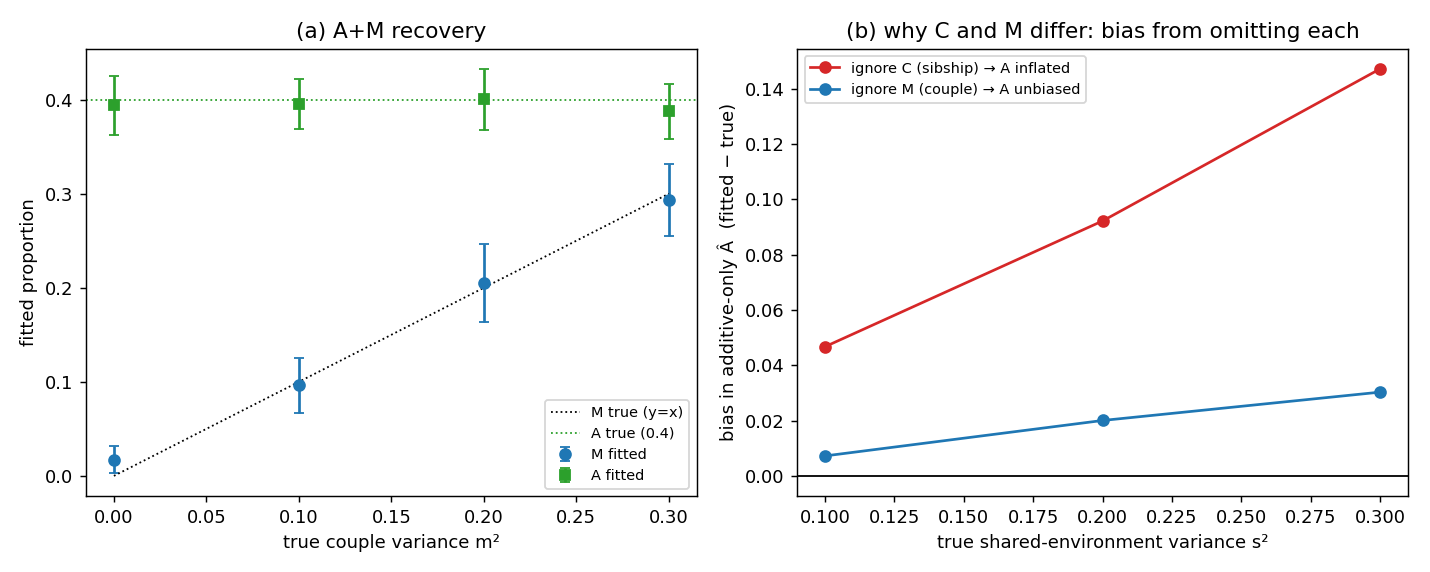

Write the Python code that produced this figure.
"""The couple / spousal environment component `M`: recovery, and why it behaves
differently from the sibship component `C`.

`fit_variance_components` fits a **bank** of relationship-specific shared-environment
components. Besides the sibship component `C` (full-sib rearing environment), it
ships `M`, a **couple / spousal** environment that loads on the genetically-unrelated
mate pairs — the proband's parents `(m, f)` and the grandparent couples. `M` captures
spousal resemblance from shared adult environment *or* assortative mating (parent
data alone cannot separate the two).

The two shared-environment components differ in a way that matters. Sibs share both
genes and `C` (`A = 0.5`), so **ignoring a real `C` inflates the additive estimate**
— sib resemblance is over-credited to genetics. Mates share `M` but no genes
(`A = 0`), so they carry ~zero weight in the additive regression: **ignoring a real
`M` leaves the additive estimate essentially unbiased** (a small residual can remain
from imputing under the misspecified model). `M` is worth fitting for its own sake
(quantifying / testing spousal resemblance), not to de-bias `h²`.

This benchmark makes both points empirically on simulated data (liabilities drawn
from `a2 A + s2 K + e2 I`, thresholded, so ground truth is known):

  (a) **A+M recovery** — sweep the true couple variance `m2`; fit `("A", "M")` over
      many independent cohorts and read mean(fitted) - true and the across-replicate
      SD. Both should be unbiased, with no spurious `M` at `m2 = 0`.
  (b) **bias from ignoring shared environment** — put the *same* shared-environment
      variance `s2` in once as `C` (sibship) and once as `M` (couple), then fit the
      **additive-only** model `("A",)`. The `C` version inflates `A`; the `M`
      version leaves `A` essentially unbiased. This is the identifiability contrast the theory
      predicts (algorithm.md, *Relationship-specific environments and identifiability*).

    python benchmarks/bench_couple_env.py
    python benchmarks/bench_couple_env.py --reps 40 --n-fam 4000
Writes bench_couple_env.csv (+ .png if matplotlib is present).
"""

import os
import csv
import time
import argparse

import numpy as np

from _common import get_plt
from ltpred.covariance import correct_positive_definite
from ltpred.thresholds import liability_threshold
from ltpred.family import Family, Member
from ltpred.fit import _component_matrix, fit_variance_components

HERE = os.path.dirname(os.path.abspath(__file__))

# grandparents give 3 mate pairs per family (m/f, mgm/mgf, pgm/pgf) so M is powered;
# the full sibs (o, s1, s2) power C for the (b) contrast.
STRUCT = ["o", "s1", "s2", "m", "f", "mgm", "mgf", "pgm", "pgf"]


def simulate_vc(roles, props, n_fam, prev, seed):
    """Families with liabilities ~ N(0, sum_c props[c] K_c + e2 I), thresholded.

    ``props`` maps a component ('A', 'C', 'M') to its variance proportion."""
    roles = list(roles)
    tot = sum(props.values())
    Sig = (1.0 - tot) * np.eye(len(roles))
    for c, v in props.items():
        if v > 0:
            Sig = Sig + v * _component_matrix(roles, c)
    Sig, _ = correct_positive_definite(Sig)
    rng = np.random.default_rng(seed)
    liab = rng.multivariate_normal(np.zeros(len(roles)), Sig, size=n_fam)
    t = float(liability_threshold(prev))
    fams = []
    for i in range(n_fam):
        members = [Member(role=r, lower=(t if liab[i, c] > t else -np.inf),
                          upper=(np.inf if liab[i, c] > t else t))
                   for c, r in enumerate(roles)]
        fams.append(Family(fam_id=i, members=members))
    return fams


def fit_replicates(roles, props, comps, n_fam, prev, reps, seed0, n_iter, burn_in):
    """Fit `reps` independent cohorts under `props`; return the fitted-component dict
    of arrays keyed by the components in `comps`."""
    out = {c: np.empty(reps) for c in comps}
    for r in range(reps):
        fams = simulate_vc(roles, props, n_fam, prev, seed0 + r)
        res = fit_variance_components(fams, comps, n_iter=n_iter, burn_in=burn_in, seed=1)
        for c in comps:
            out[c][r] = res.components[c]
    return out


def main():
    ap = argparse.ArgumentParser()
    ap.add_argument("--n-fam", type=int, default=3000)
    ap.add_argument("--m2", type=float, nargs="+", default=[0.0, 0.1, 0.2, 0.3])
    ap.add_argument("--s2", type=float, nargs="+", default=[0.1, 0.2, 0.3])
    ap.add_argument("--a2", type=float, default=0.4)
    ap.add_argument("--prev", type=float, default=0.1)
    ap.add_argument("--reps", type=int, default=25)
    ap.add_argument("--n-iter", type=int, default=800)
    ap.add_argument("--burn-in", type=int, default=250)
    ap.add_argument("--seed", type=int, default=100)
    args = ap.parse_args()
    a2 = args.a2
    kw = dict(n_fam=args.n_fam, prev=args.prev, reps=args.reps,
              n_iter=args.n_iter, burn_in=args.burn_in)

    # warm the JIT
    fit_variance_components(simulate_vc(STRUCT, {"A": 0.4, "M": 0.2}, 60, args.prev, 0),
                            ("A", "M"), n_iter=20, burn_in=5)

    rows = []

    # (a) A+M recovery ----------------------------------------------------------
    print("== (a) A+M recovery (a2=%.1f, n_fam=%d, %s) ==" % (a2, args.n_fam, "+".join(STRUCT)))
    panel_a = []
    for m2 in args.m2:
        t0 = time.time()
        f = fit_replicates(STRUCT, {"A": a2, "M": m2}, ("A", "M"), seed0=args.seed, **kw)
        fa, fm = f["A"], f["M"]
        rec = dict(m2=m2, A_mean=float(fa.mean()), A_bias=float(fa.mean() - a2),
                   A_sd=float(fa.std(ddof=1)), M_mean=float(fm.mean()),
                   M_bias=float(fm.mean() - m2), M_sd=float(fm.std(ddof=1)))
        panel_a.append(rec)
        rows.append(dict(panel="recovery", a2=a2, **rec, n_fam=args.n_fam, reps=args.reps))
        print(f"  m2={m2:.1f} | A={fa.mean():.3f}({rec['A_bias']:+.3f}) SD={rec['A_sd']:.3f}"
              f" | M={fm.mean():.3f}({rec['M_bias']:+.3f}) SD={rec['M_sd']:.3f}  [{time.time()-t0:.0f}s]")

    # (b) bias in additive-only fit from ignoring C vs M ------------------------
    print("== (b) additive-only A bias from ignoring shared environment ==")
    print("   (same s2 variance placed as C (sibship) vs M (couple); fit ('A',) only)")
    panel_b = []
    for s2 in args.s2:
        fc = fit_replicates(STRUCT, {"A": a2, "C": s2}, ("A",), seed0=args.seed + 300, **kw)["A"]
        fm = fit_replicates(STRUCT, {"A": a2, "M": s2}, ("A",), seed0=args.seed + 600, **kw)["A"]
        rec = dict(s2=s2, A_ignoreC=float(fc.mean()), A_ignoreC_bias=float(fc.mean() - a2),
                   A_ignoreM=float(fm.mean()), A_ignoreM_bias=float(fm.mean() - a2))
        panel_b.append(rec)
        rows.append(dict(panel="ignore_bias", a2=a2, **rec, n_fam=args.n_fam, reps=args.reps))
        print(f"  s2={s2:.1f} | ignore C: A={fc.mean():.3f} ({rec['A_ignoreC_bias']:+.3f}, inflated)"
              f" | ignore M: A={fm.mean():.3f} ({rec['A_ignoreM_bias']:+.3f}, ~unbiased)")

    write_csv(rows)
    plot(panel_a, panel_b, a2)
    print("\nwrote bench_couple_env.csv and bench_couple_env.png")


def write_csv(rows):
    fields = ["panel", "a2", "m2", "s2", "A_mean", "A_bias", "A_sd", "M_mean",
              "M_bias", "M_sd", "A_ignoreC", "A_ignoreC_bias", "A_ignoreM",
              "A_ignoreM_bias", "n_fam", "reps"]
    path = os.path.join(HERE, "bench_couple_env.csv")
    with open(path, "w", newline="") as fh:
        w = csv.DictWriter(fh, fieldnames=fields)
        w.writeheader()
        w.writerows([{k: r.get(k, "") for k in fields} for r in rows])


def plot(panel_a, panel_b, a2):
    plt = get_plt()
    if plt is None:
        return
    fig, ax = plt.subplots(1, 2, figsize=(11, 4.4))
    # (a) M recovery vs true m2
    m2 = [r["m2"] for r in panel_a]
    ax[0].errorbar(m2, [r["M_mean"] for r in panel_a], yerr=[r["M_sd"] for r in panel_a],
                   fmt="o", capsize=3, label="M fitted")
    ax[0].plot([min(m2), max(m2)], [min(m2), max(m2)], "k:", lw=1, label="M true (y=x)")
    ax[0].errorbar(m2, [r["A_mean"] for r in panel_a], yerr=[r["A_sd"] for r in panel_a],
                   fmt="s", capsize=3, color="tab:green", label="A fitted")
    ax[0].axhline(a2, color="tab:green", ls=":", lw=1, label=f"A true ({a2})")
    ax[0].set_xlabel("true couple variance m²")
    ax[0].set_ylabel("fitted proportion")
    ax[0].set_title("(a) A+M recovery")
    ax[0].legend(fontsize=8)
    # (b) additive-only A bias: ignore C vs ignore M
    s2 = [r["s2"] for r in panel_b]
    ax[1].plot(s2, [r["A_ignoreC_bias"] for r in panel_b], "-o", color="tab:red",
               label="ignore C (sibship) → A inflated")
    ax[1].plot(s2, [r["A_ignoreM_bias"] for r in panel_b], "-o", color="tab:blue",
               label="ignore M (couple) → A unbiased")
    ax[1].axhline(0, color="k", lw=1)
    ax[1].set_xlabel("true shared-environment variance s²")
    ax[1].set_ylabel("bias in additive-only Â  (fitted − true)")
    ax[1].set_title("(b) why C and M differ: bias from omitting each")
    ax[1].legend(fontsize=8)
    fig.tight_layout()
    fig.savefig(os.path.join(HERE, "bench_couple_env.png"), dpi=130)


if __name__ == "__main__":
    main()
